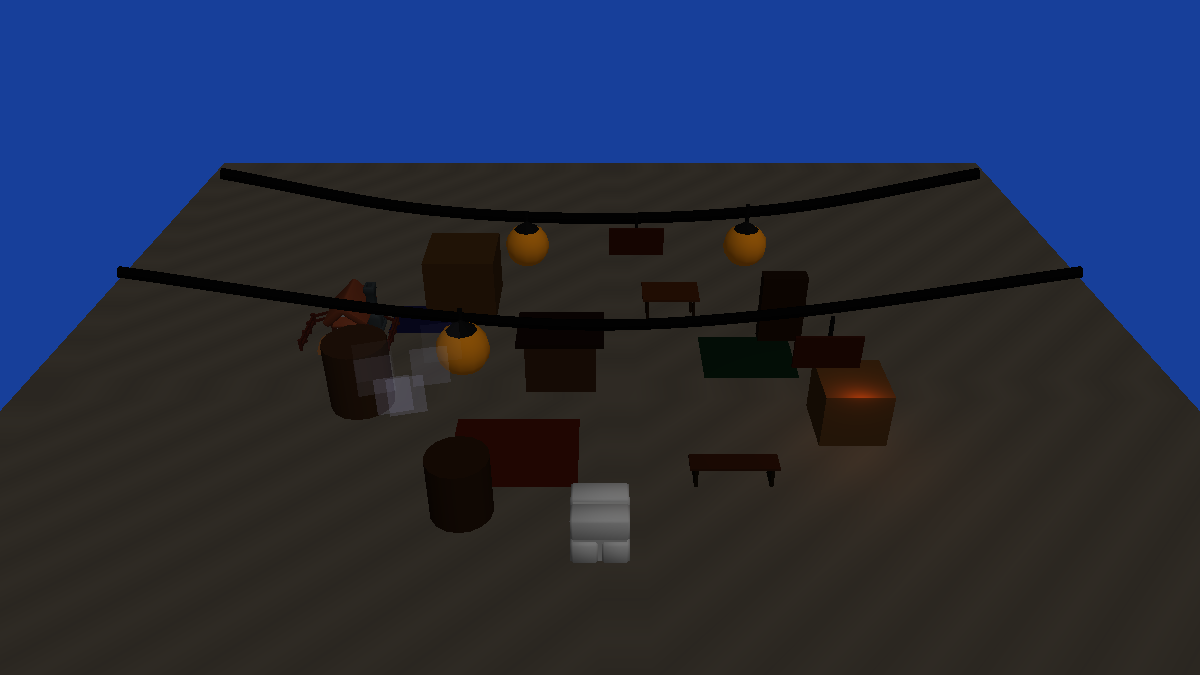
#> input picture docs/art-options/synth3d/plate.png, 1200 x 675 px, found by its file name
$ python realign_instances.py
#> lines starting #> are read from the running program, lines starting #| are printed output that depends on the picture; after the words box and inside, x2 and y2 are one past the last pixel; in counts of white or black regions, pixels touching at a corner belong together
#!/usr/bin/env python3
"""Per-object instance-mask realignment (Ivan: "your masks are misaligned").

The instance masks come from single judge-gated NBP repaint rolls, which carry
the model's spatial jitter (~15-30px, varying by region) — unlike the walk
mask, whose 5-roll pixel consensus averages drift out. Fix: for each instance,
search the +-R translation that best aligns its boundary with the plate's
Canny edges, then rebuild the instance array from the snapped masks.

Outputs: _srcmasks_<room>-aligned.npz, realign-<room>-metrics.json,
docs/art-options/inst-edges-<room>-aligned.jpg (before/after visual).
"""
import json
import os
import sys

import cv2
import numpy as np
from PIL import Image

ROOT = os.path.dirname(os.path.dirname(os.path.dirname(os.path.abspath(__file__))))
SCENES = {
 'anchorroom': 'docs/art-options/nbp-scifi-anchor-clean.png',
 'night-bazaar': 'docs/art-options/rooms/night-bazaar/plate.png',
 'plaza-market-inside': 'docs/art-options/rooms/plaza-market-inside/plate.png',
}
R = 32          # search radius (px)
STEP = 2        # coarse step; refined +-2 at step 1
EDGE_DILATE = 2  # tolerance band on plate edges


def boundary(mask):
    k = np.ones((3, 3), np.uint8)
    m = mask.astype(np.uint8)
    return (cv2.dilate(m, k) > 0) & (cv2.erode(m, k) == 0)


def score_at(bnd_pts, edge, dy, dx, H, W):
    yy = bnd_pts[0] + dy
    xx = bnd_pts[1] + dx
    ok = (yy >= 0) & (yy < H) & (xx >= 0) & (xx < W)
    if not ok.any():
        return 0.0
    return float(edge[yy[ok], xx[ok]].mean())


def best_offset(bnd_pts, edge, H, W):
    best = (0.0, 0, 0)
    for dy in range(-R, R + 1, STEP):
        for dx in range(-R, R + 1, STEP):
            s = score_at(bnd_pts, edge, dy, dx, H, W)
            if s > best[0]:
                best = (s, dy, dx)
    _, cy, cx = best
    for dy in range(cy - 2, cy + 3):
        for dx in range(cx - 2, cx + 3):
            s = score_at(bnd_pts, edge, dy, dx, H, W)
            if s > best[0]:
                best = (s, dy, dx)
    return best


def run(room):
#> called with room = 'night-bazaar'
    plate = np.asarray(Image.open(os.path.join(ROOT, SCENES[room])).convert('L'))
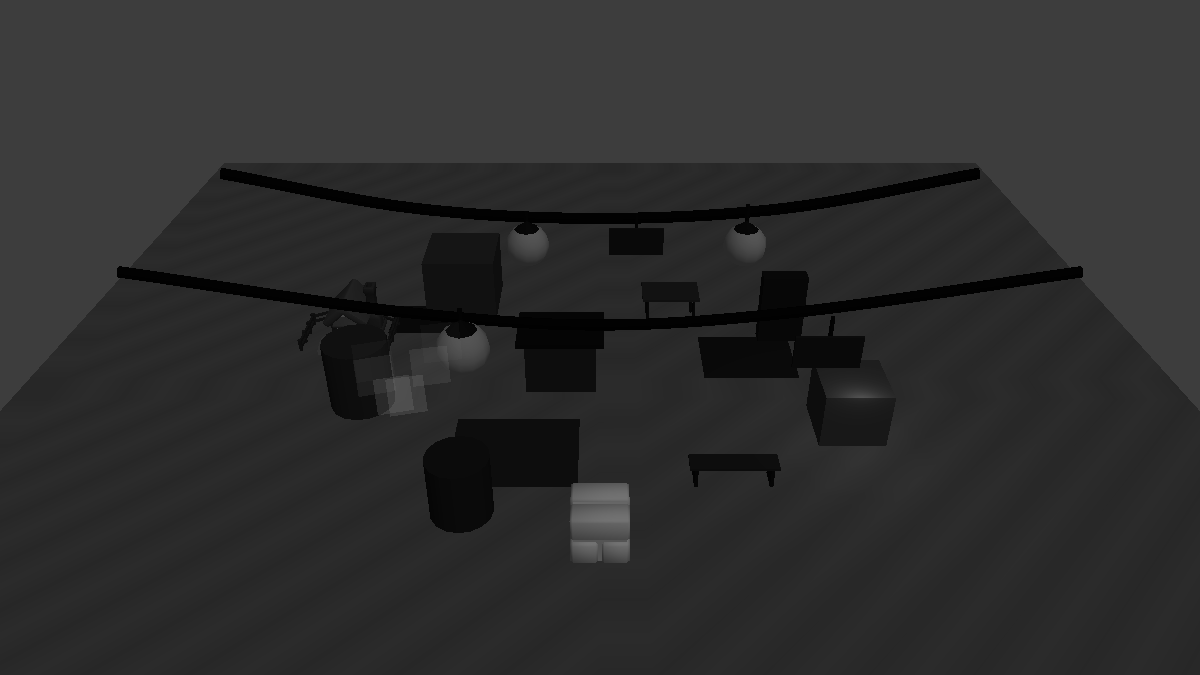
#> plate: shape (675, 1200); min 1, max 114, mean 45.3
    H, W = plate.shape
#> H = 675; W = 1200
    edge = cv2.Canny(plate, 60, 120)
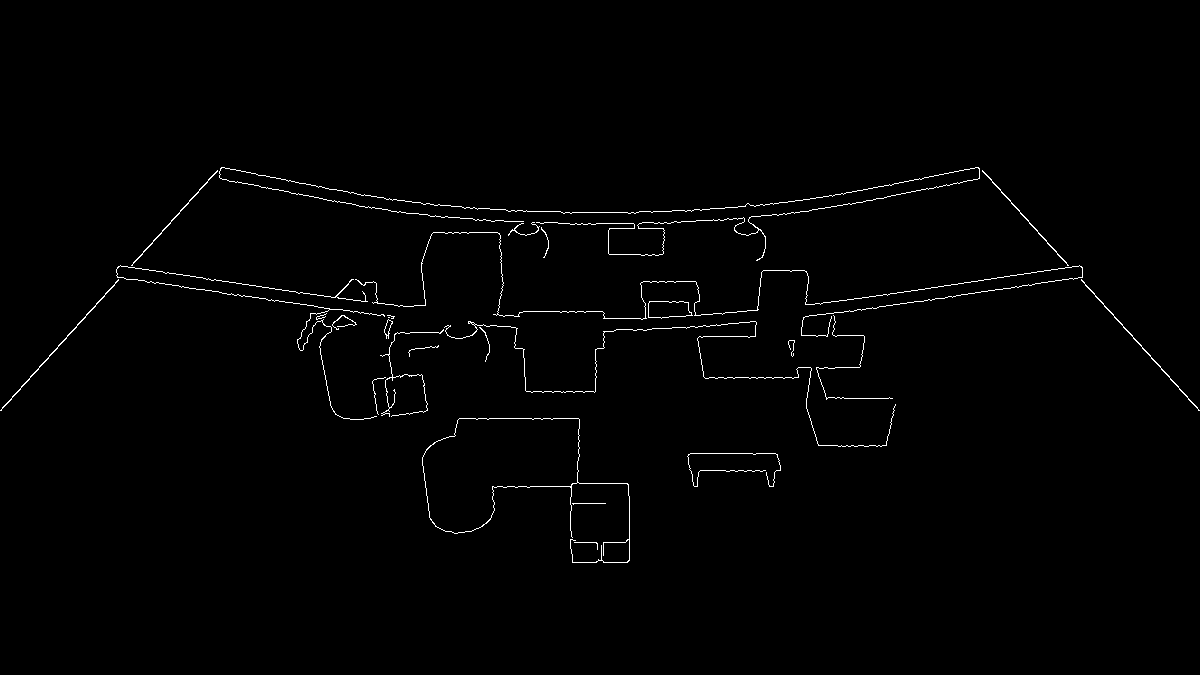
#> edge: shape (675, 1200); 0.98% white in thin lines or dots, all inside (x1, y1, x2, y2) = (0, 167, 1200, 563)
    edge = cv2.dilate(edge, np.ones((EDGE_DILATE * 2 + 1,) * 2, np.uint8)) > 0
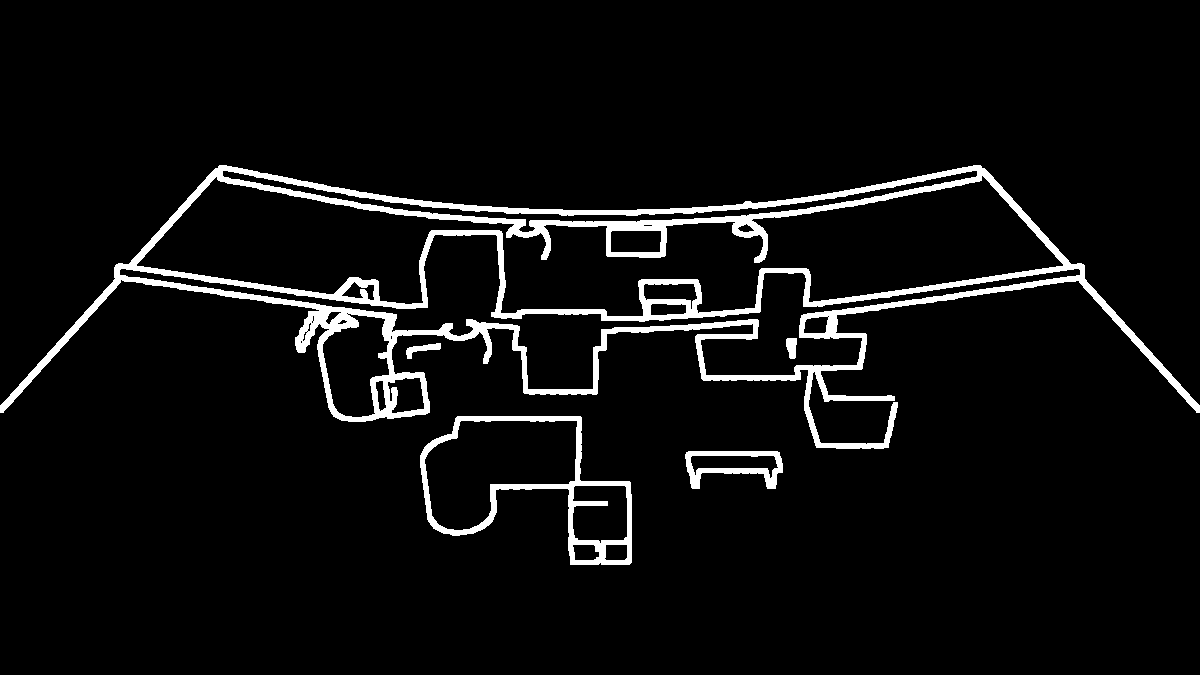
#> edge: shape (675, 1200) bool; 5.4% white; 5 white regions, box (x1, y1, x2, y2) and area: (0, 165, 1200, 449) 37154, (420, 416, 632, 565) 4715, (685, 451, 783, 489) 1438, (406, 343, 441, 359) 234, (786, 338, 797, 359) 186

#> (the run stopped early here; a loop or call above may not have finished)

$ run again, with docs/art-options/synth3d/synth3d-layers-iter11-dbg-occ-behind-1frame.png copied over docs/art-options/synth3d/plate.png
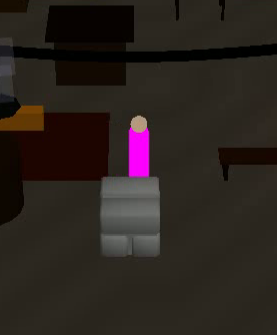
#> input picture docs/art-options/synth3d/synth3d-layers-iter11-dbg-occ-behind-1frame.png, 277 x 335 px, found by its file name
#> in run, `edge = cv2.Canny(plate, 60, 120)`:
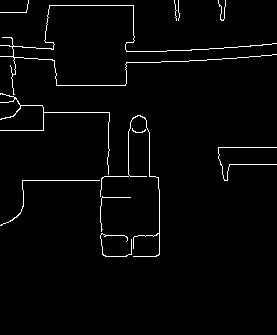
#> edge: shape (335, 277); 2.2% white in thin lines or dots, all inside (x1, y1, x2, y2) = (0, 0, 277, 257)
#> in run, `edge = cv2.dilate(edge, np.ones((EDGE_DILATE * 2 + 1,) * 2, np.uint8))..`:
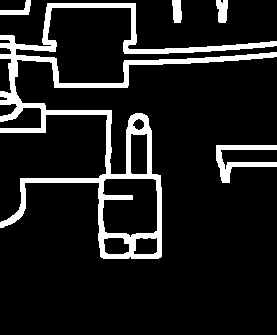
#> edge: shape (335, 277) bool; 11.3% white; 5 white regions, box (x1, y1, x2, y2) and area: (0, 3, 277, 259) 9067, (216, 145, 277, 183) 822, (216, 0, 228, 23) 220, (0, 0, 31, 15) 203, (172, 0, 182, 23) 196

$ run again, with docs/art-options/synth3d/synth3d-layers-iter3-dbg-occ-front-2keyed.png copied over docs/art-options/synth3d/plate.png
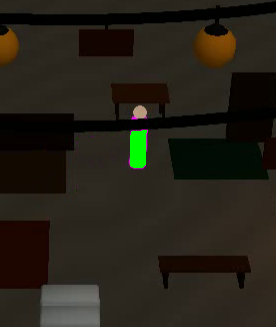
#> input picture docs/art-options/synth3d/synth3d-layers-iter3-dbg-occ-front-2keyed.png, 276 x 327 px, found by its file name
#> in run, `edge = cv2.Canny(plate, 60, 120)`:
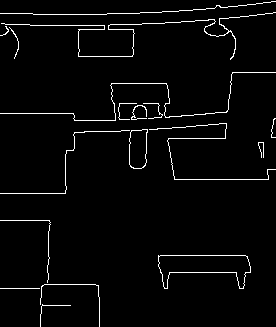
#> edge: shape (327, 276); 3% white in thin lines or dots
#> in run, `edge = cv2.dilate(edge, np.ones((EDGE_DILATE * 2 + 1,) * 2, np.uint8))..`:
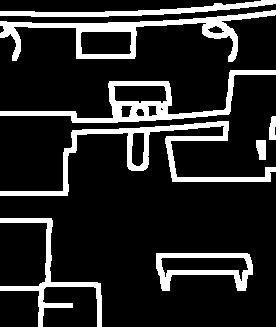
#> edge: shape (327, 276) bool; 15.3% white; 8 white regions, largest, box (x1, y1, x2, y2) and area: (0, 121, 276, 196) 3119, (0, 10, 276, 62) 3085, (0, 70, 276, 123) 2793
